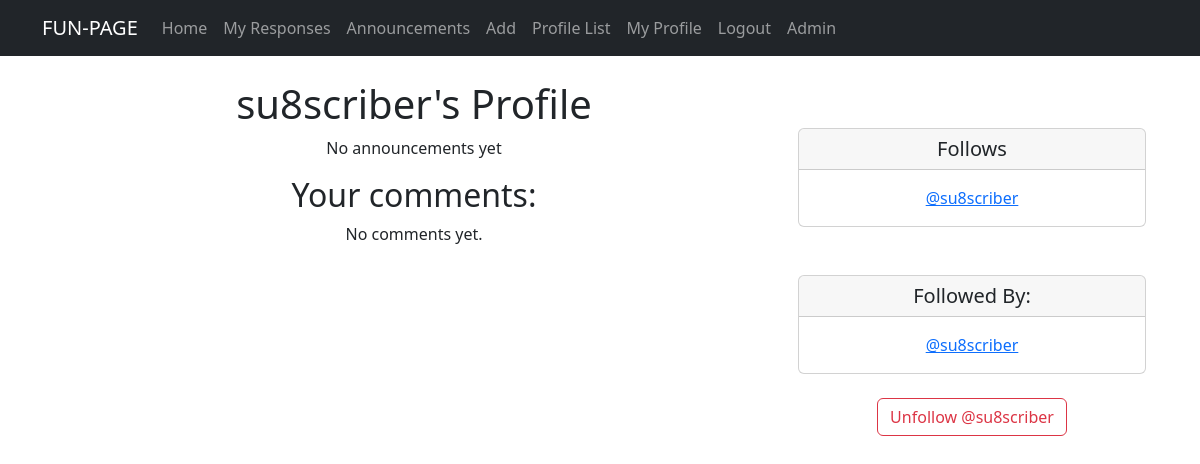
The page /profile/2 (signed in) on the database as committed earlier.
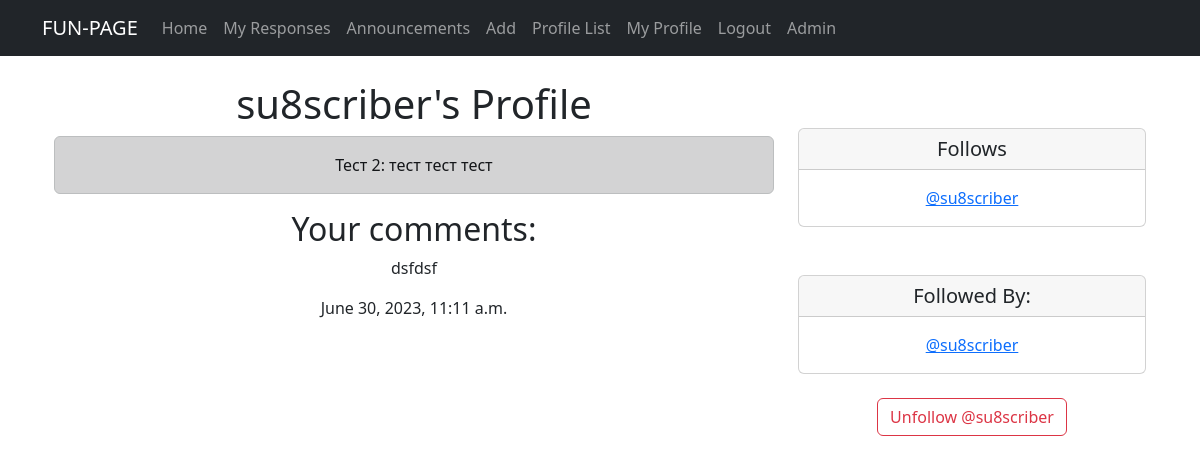
The same page on the database as committed later.
### fun/models.py (models this page shows, shortened)
class Profile(models.Model):
    user = models.OneToOneField(User, on_delete=models.CASCADE)
    follows = models.ManyToManyField("self",
                                     related_name="followed_by",
                                     symmetrical=False,
                                     blank=True)
    date_modified = models.DateTimeField(User, auto_now=True)
    comments = models.ManyToManyField(Comment,
                                       related_name="commented_by",
                                       blank=True)
    def __str__(self):
        return self.user.username

class Announcement(models.Model):
    title = models.CharField(max_length=100)
    text = models.TextField()
    category = models.ForeignKey(Category, on_delete=models.CASCADE)
    author = models.ForeignKey(User, default=1, on_delete=models.CASCADE)
    date_added = models.DateTimeField(auto_now_add=True)
    image = models.ImageField(upload_to='images/', null=True, blank=True)
    video = models.FileField(upload_to='videos/', null=True, blank=True)
    likes = models.ManyToManyField(User, related_name="ad_like", blank=True)
    def __str__(self):
        return f'{self.title.title()}: {self.text[:20]}'

class Comment(models.Model):
    user = models.ForeignKey(User, on_delete=models.CASCADE)
    date = models.DateTimeField(auto_now_add=True)
    announcement = models.ForeignKey('Announcement', on_delete=models.CASCADE)
    content = models.TextField()

### fun/views.py (the view, shortened to what this page needs)
# urls.py: path('profile/<int:pk>', views.profile, name='profile'),
def profile(request, pk):
    if request.user.is_authenticated:
        profile = Profile.objects.get(user_id=pk)
        ads = Announcement.objects.filter(author_id=pk).order_by("-date_added")
        return render(request, "profile.html", {"profile": profile, "ads": ads})
    else:
        messages.success(request, ("You must be logged in to view this page."))
        return redirect('home')

### templates/profile.html (shortened to what this page needs)
{% extends 'flatpages/default.html' %}
{% block content %}
{% if profile %}
    <div class="container text-center">
     <div class="row">
       <div class="col-8">
        <h1> {{ profile.user.username }}'s Profile </h1>
           {% if ads %}
           {% for ads in ads %}
                <div class="alert alert-dark" role="alert">
                     {{ ads }}
                </div>
            {% endfor %}
           {% else %}
           <p> No announcements yet </p>
           {% endif %}
<h2>Your comments:</h2>
{% for comment in request.user.profile.comments.all %}
<div>
  <p>{{ comment.content }}</p>
  <span class="date">{{ comment.date }}</span>
</div>
{% empty %}
<p>No comments yet.</p>
{% endfor %}
     </div>
    <div class="col-4">
<br/> <br/>
     <div class="card">
    <h5 class="card-header">Follows</h5>
        <div class="card-body">
    <p class="card-text"> {% for following in profile.follows.all %}
    <a href="{% url 'profile' following.user.id %}"> @{{ following }}</a><br/>
    {% endfor %}</p>
  </div>
</div>
    <br/><br/>
     <div class="card">
      <h5 class="card-header"> Followed By:</h5>
      <div class="card-body">
       <p class="card-text"> {% for following in profile.followed_by.all %}
    <a href="{% url 'profile' following.user.id %}"> @{{ following }}</a><br/>
    {% endfor %} </p>
      </div>
     </div>
        <br/>
        <form method="POST">
            {% if profile in user.profile.follows.all %}
                <button class="btn btn-outline-danger" name="follow"
                value="unfollow" type="submit"> Unfollow @{{profile.user.username|lower}}
                </button>
            {% else %}
                <button class="btn btn-outline-success" name="follow"
                value="follow" type="submit"> Follow @{{profile.user.username|lower}}
                </button>
            {% endif %}
        </form>
<br/>
{% endif %}
{% endblock content %}

Rows that differ between the two databases and show on the page:
added Announcement: title+text "Тест 2: тест тест тест"
added Comment: content "dsfdsf", date "June 30, 2023, 11:11 a.m."
Other text that changed with them:
text no longer shown: "No announcements yet No comments yet."
